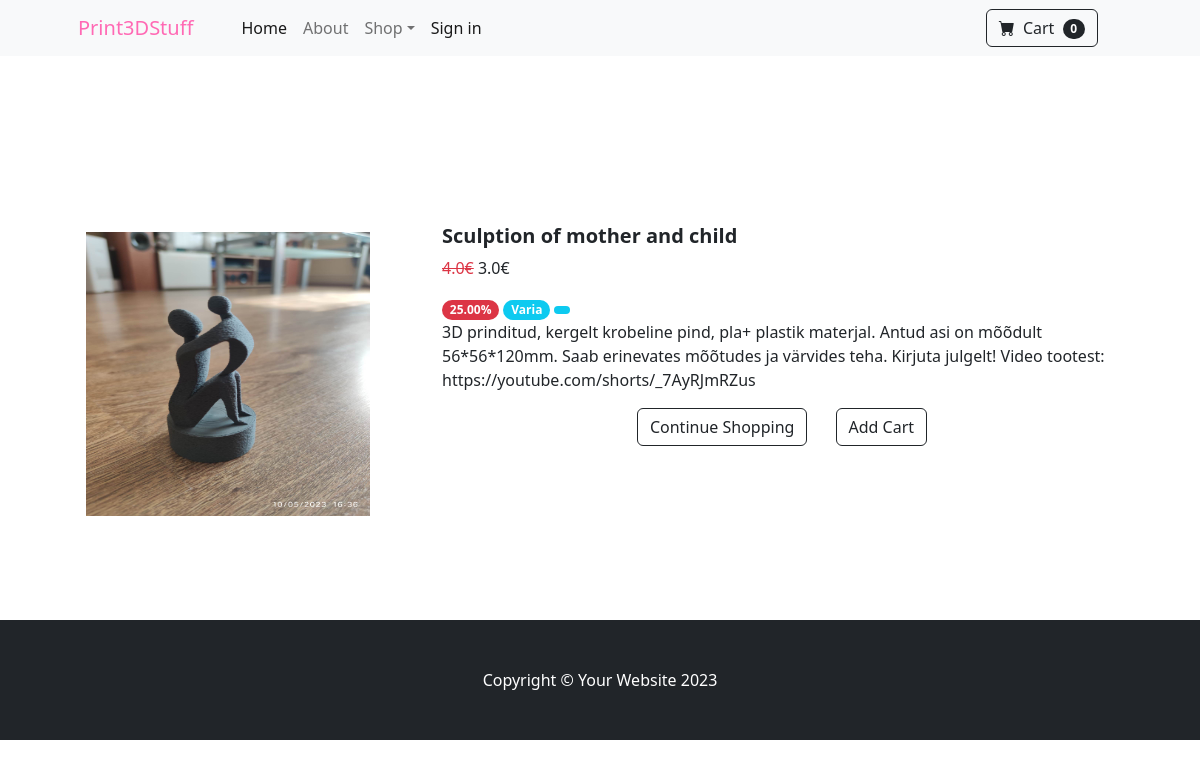
/product/mothers-day/, run on the app's committed database.
### mainapp/models.py (models this page shows, shortened)
class Item(models.Model):
    title = models.CharField(max_length=100)
    price = models.FloatField()
    discount_price = models.FloatField(blank=True, null=True)
    category = models.CharField(choices=CATEGORY_CHOICES, max_length=5)
    slug = models.SlugField()
    description = models.TextField()
    image = models.ImageField()
    def get_discount_percent(self):
        if self.discount_price is not None and self.price is not None and self.price != 0:
            discount_percent = 100 - (self.discount_price * 100 / self.price)
            return discount_percent
        return 0  # or any other fallback value
    def get_add_to_cart(self):
        return reverse('mainapp:add-to-cart', kwargs={
            'slug': self.slug
        })

### mainapp/views.py (the view)
# urls.py: path('product/<slug>/', views.ProductDetailView.as_view(), name='product'),
class ProductDetailView(DetailView):
    model = Item
    template_name = 'product.html'

### templates/product.html (shortened to what this page needs)
{% extends 'base.html' %}
{% block content %}
<section class="py-5">
    <div class="container px-4 px-lg-5 mt-5">
        <div class="row gx-md-5 justify-content-center">
            <div class="col-md-4 mb-5">
                    <img class="card-img-top p-2" src="{{ item.image.url }}" alt="..." style="max-height: 300px; width: 300px;" />
            </div>
            <div class="col-md-8 mb-5">
                <h5 class="fw-bolder">{{ item.title }}</h5>
                {% if item.discount_price %}
                <p><del class="mt-2 text-danger">{{ item.price }}€</del>
                        {{ item.discount_price }}€</p>
                <span class="badge rounded-pill bg-danger">{{ item.get_discount_percent|floatformat:2 }}%</span>
                {% else %}
                <p>{{ item.price }}€</p>
                {% endif %}
                <span class="badge rounded-pill bg-info">{{ item.get_category_display }} </span>
                <span class="badge rounded-pill bg-info">{{ item.get_label_display }} </span>
                <p>{{ item.description }}</p>
                <div class="card-footer p-4 pt-0 border-top-0 bg-transparent">
                    <div class="text-center">
                        <a class="btn btn-outline-dark mt-auto me-4" href="{% url 'mainapp:all_products' %}">Continue Shopping</a>
                        <a class="btn btn-outline-dark mt-auto" href="{{ item.get_add_to_cart }}">Add Cart</a>
                    </div>
                </div>
            </div>
        </div>
    </div>
 </section>
{% endblock %}

### data on the page
Item: image (picture), title "Sculption of mother and child", price "4.0", discount_price "3.0", get_discount_percent "25.00", category "Varia", description "3D prinditud, kergelt krobeline pind, pla+ plastik materjal. Antud asi on mõõdult 56*56*120mm. Saab erinevates mõõtudes ja värvides teha. Kirjuta julgelt! Video tootest: https://youtube.com/shorts/_7AyRJmRZus"
